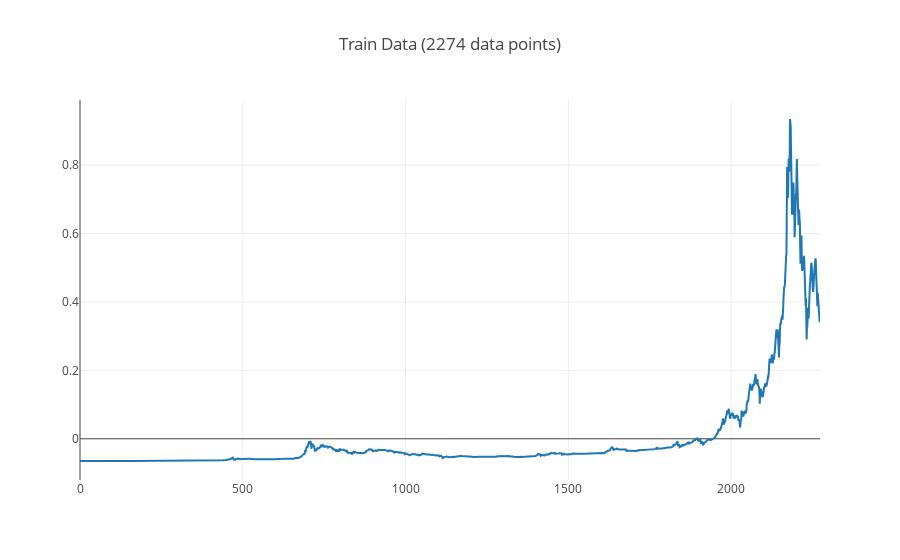

Notebook cell for this chart:
### Markdown cell above
## Visualizing the starting average close price data

### Code cell
start_avg_cp_train_trace = go.Scatter(y=xTrain[:,0])
layout = dict(title = 'Train Data (' + str(len(xTrain)) + ' data points)')
fig = dict(data=[start_avg_cp_train_trace], layout=layout)
py.iplot(fig)

### Figure 1 — Plotly figure (JSON) as saved in the notebook; plotly's stock layout.template omitted (floating-point values rounded to 4 significant figures; data arrays with more than 128 entries replaced by an {"elided": "..."} marker saying what was removed)
{"data": [{"type": "scatter", "y": {"elided": "2274 float values"}}], "layout": {"title": "Train Data (2274 data points)"}}
